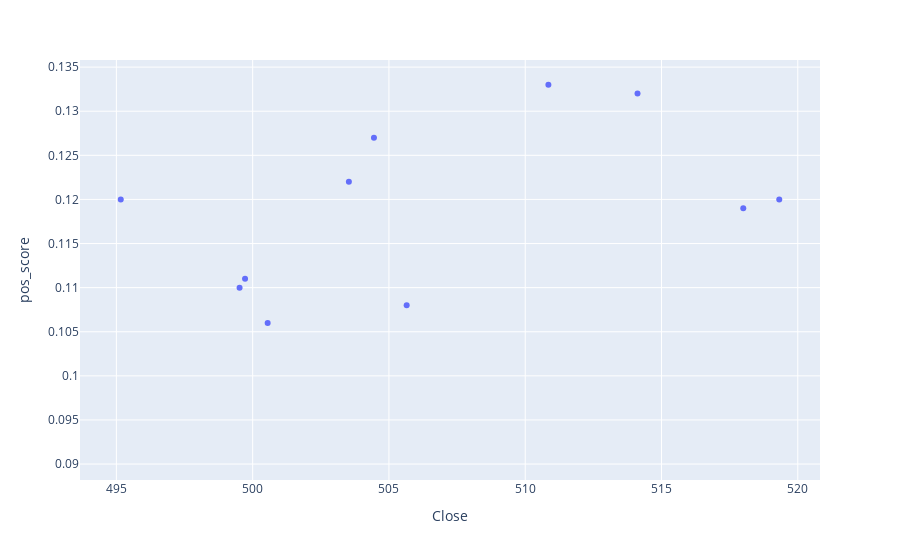

Notebook cell for this chart:
### Code cell
spy = pd.read_csv('SPY.csv')
spy.rename(columns={'Date':'date'},inplace='True')
spy['date'] = pd.to_datetime(spy['date']).dt.date
data = pd.merge(df,spy, on='date',how='left')
# print(data.columns)
px.scatter(data,y='pos_score',x='Close').show()
# data['Close'].dropna(inplace=True)
data.dropna(subset=['Close'], inplace=True)

# print(data)

Pearson_correllation = pearsonr(data['pos_score'],data['High'])
print(f'Correlation: {Pearson_correllation}')

### Figure 1 — Plotly figure (JSON) as saved in the notebook; plotly's stock layout.template omitted (floating-point values rounded to 4 significant figures)
{"data": [{"hovertemplate": "Close=%{x}<br>pos_score=%{y}<extra></extra>", "legendgroup": "", "marker": {"color": "#636efa", "symbol": "circle"}, "mode": "markers", "name": "", "orientation": "v", "showlegend": false, "type": "scatter", "x": [519.3, 514.1, 518, 510.9, null, null, 504.5, 503.5, 500.5, 499.5, 495.2, null, null, 499.7, 505.6], "xaxis": "x", "y": [0.12, 0.132, 0.119, 0.133, 0.13, 0.091, 0.127, 0.122, 0.106, 0.11, 0.12, 0.114, 0.109, 0.111, 0.108], "yaxis": "y"}], "layout": {"legend": {"tracegroupgap": 0}, "margin": {"t": 60}, "xaxis": {"anchor": "y", "domain": [0, 1], "title": {"text": "Close"}}, "yaxis": {"anchor": "x", "domain": [0, 1], "title": {"text": "pos_score"}}}}
